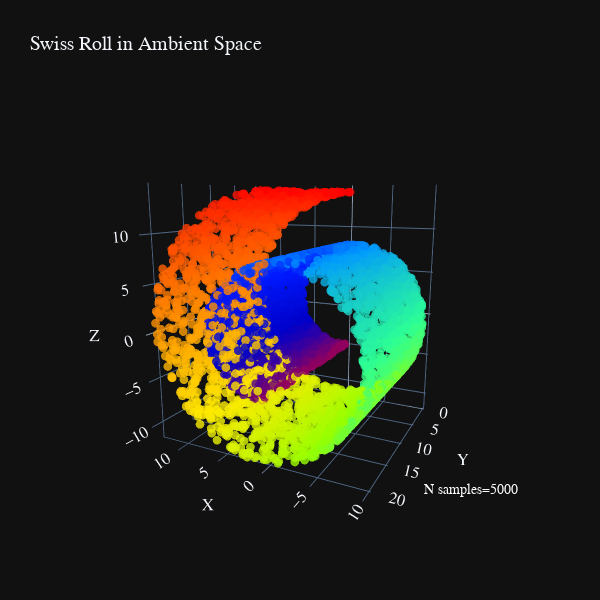

The notebook cell this image was saved under:
### Code cell
n_samples = 5000
perplexity = 75
swiss_5k = SwissRoll.generate(n_samples=n_samples, noise=0.0)
swiss_5k.plot(width=600, height=600)

### Figure 1 — Plotly figure (JSON) as saved in the notebook; plotly's stock layout.template omitted (floating-point values rounded to 4 significant figures; data arrays with more than 128 entries replaced by an {"elided": "..."} marker saying what was removed)
{"data": [{"marker": {"color": {"elided": "5000 float values"}, "colorscale": [[0, "rgb(150,0,90)"], [0.125, "rgb(0,0,200)"], [0.25, "rgb(0,25,255)"], [0.375, "rgb(0,152,255)"], [0.5, "rgb(44,255,150)"], [0.625, "rgb(151,255,0)"], [0.75, "rgb(255,234,0)"], [0.875, "rgb(255,111,0)"], [1, "rgb(255,0,0)"]], "opacity": 0.8, "size": 3}, "mode": "markers", "scene": "scene", "type": "scatter3d", "x": {"elided": "5000 float values"}, "y": {"elided": "5000 float values"}, "z": {"elided": "5000 float values"}}], "layout": {"annotations": [{"font": {"color": "white"}, "showarrow": false, "text": "N samples=5000", "x": 1, "xref": "paper", "y": 0.05, "yref": "paper"}], "font": {"family": "Courier New, monospace", "size": 14}, "height": 600, "scene": {"camera": {"eye": {"x": -1, "y": 2, "z": 0.5}}, "domain": {"x": [0, 1], "y": [0, 1]}, "xaxis": {"title": {"text": "X"}}, "yaxis": {"title": {"text": "Y"}}, "zaxis": {"title": {"text": "Z"}}}, "title": {"text": "Swiss Roll in Ambient Space"}, "width": 600, "xaxis": {"tickfont": {"size": 10}, "title": {"font": {"size": 12}, "text": "x"}}, "yaxis": {"tickfont": {"size": 10}, "title": {"font": {"size": 12}, "text": "y"}}}}
